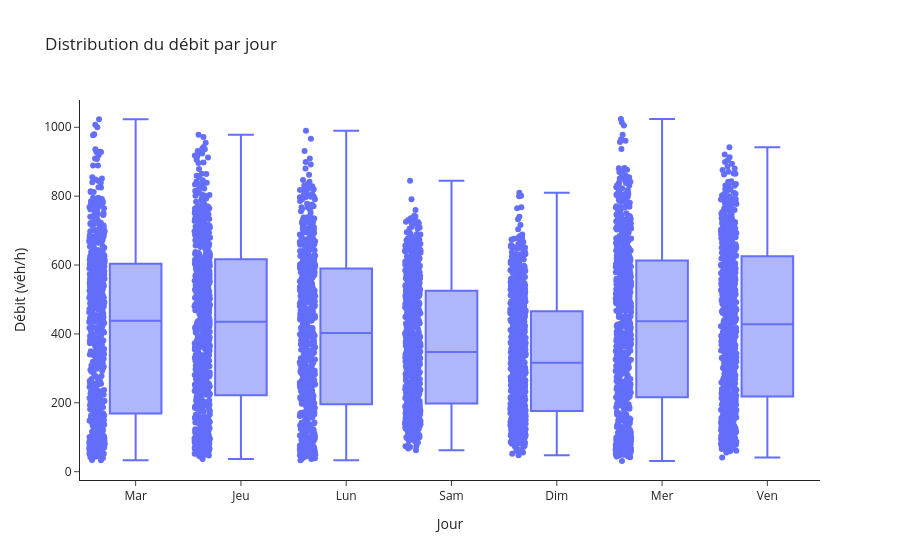

This figure's notebook cell:
### Code cell
box = df_axe.dropna(subset=['Débit horaire']).copy()
fig = px.box(
    box, x='jour_semaine', y='Débit horaire', points='all',
    title=f"Distribution du débit par jour",
    labels={'jour_semaine':'Jour','Débit horaire':'Débit (véh/h)'}
)
fig.update_layout(template='simple_white')
fig.show()

### Figure 1 — Plotly figure (JSON) as saved in the notebook; plotly's stock layout.template omitted (floating-point values rounded to 4 significant figures; data arrays with more than 128 entries replaced by an {"elided": "..."} marker saying what was removed)
{"data": [{"alignmentgroup": "True", "boxpoints": "all", "hovertemplate": "Jour=%{x}<br>Débit (véh/h)=%{y}<extra></extra>", "legendgroup": "", "marker": {"color": "#636efa"}, "name": "", "notched": false, "offsetgroup": "", "orientation": "v", "showlegend": false, "type": "box", "x": {"elided": "4867 str values"}, "x0": " ", "xaxis": "x", "y": {"elided": "4867 float values"}, "y0": " ", "yaxis": "y"}], "layout": {"boxmode": "group", "legend": {"tracegroupgap": 0}, "title": {"text": "Distribution du débit par jour"}, "xaxis": {"anchor": "y", "domain": [0, 1], "title": {"text": "Jour"}}, "yaxis": {"anchor": "x", "domain": [0, 1], "title": {"text": "Débit (véh/h)"}}}}
